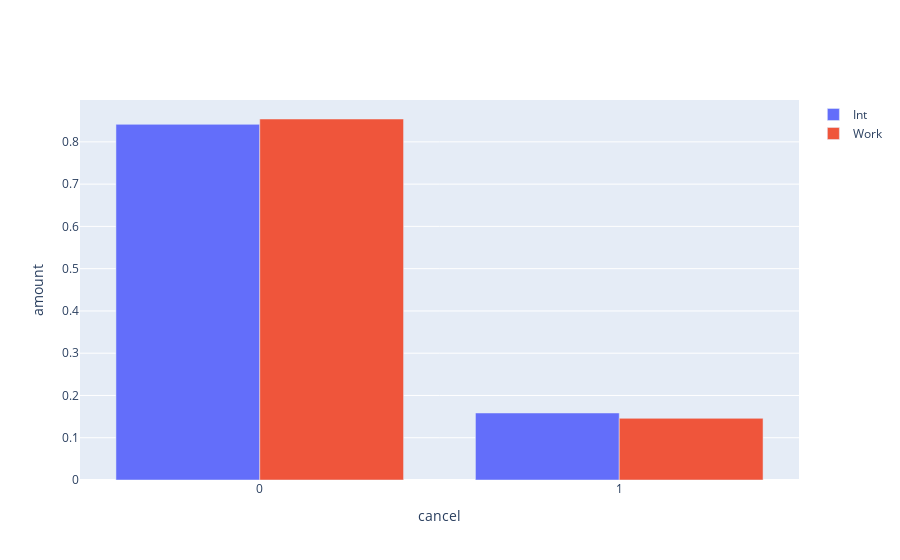

The code cell stored with this chart in its notebook:
### Code cell
fig = go.Figure(data=[
    go.Bar(name='Int', x=cancel_TripReason_count.index, y=cancel_TripReason_count.Int),
    go.Bar(name='Work', x=cancel_TripReason_count.index, y=cancel_TripReason_count.Work)
])

fig.update_layout(
    title='',
    xaxis_title='cancel',
    yaxis_title='amount',
    barmode='group',  
    template='plotly'
)

fig.show()

### Figure 1 — Plotly figure (JSON) as saved in the notebook; plotly's stock layout.template omitted (floating-point values rounded to 4 significant figures)
{"data": [{"name": "Int", "type": "bar", "x": [0, 1], "y": [0.8415, 0.1585]}, {"name": "Work", "type": "bar", "x": [0, 1], "y": [0.8541, 0.1459]}], "layout": {"barmode": "group", "title": {"text": ""}, "xaxis": {"title": {"text": "cancel"}}, "yaxis": {"title": {"text": "amount"}}}}
